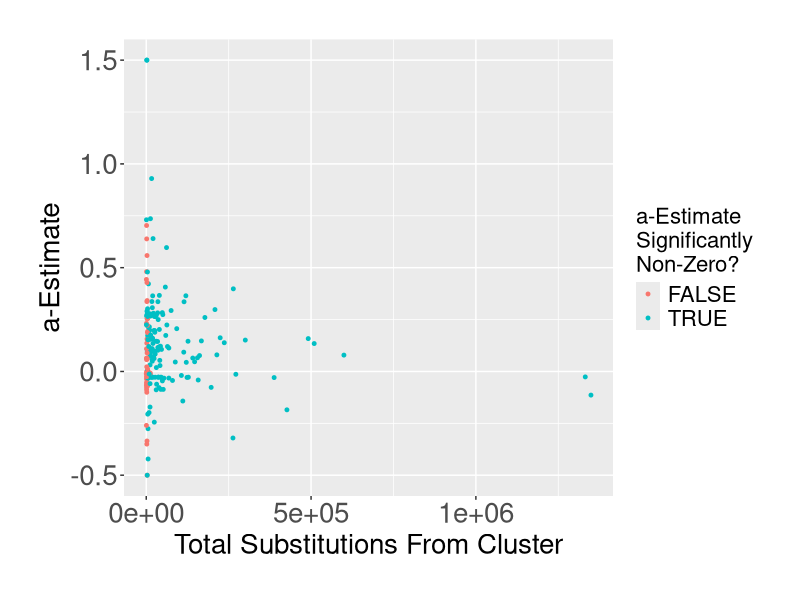
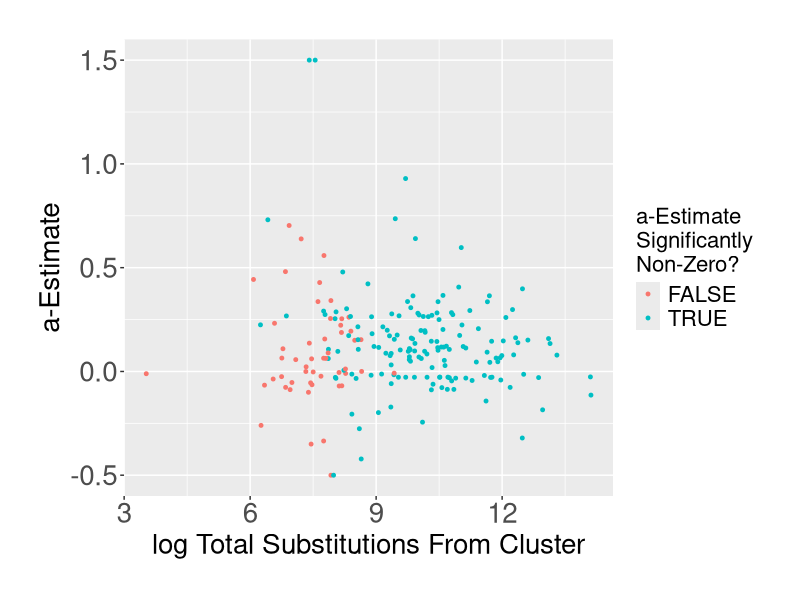
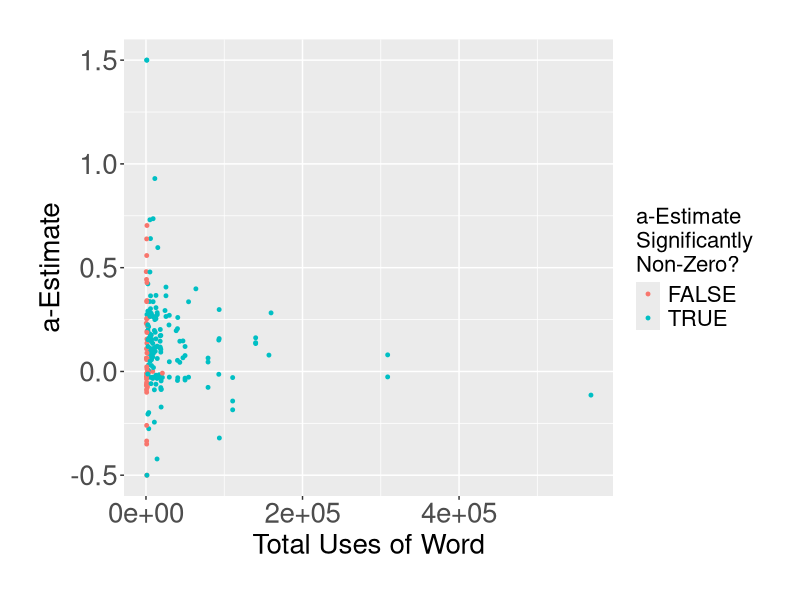
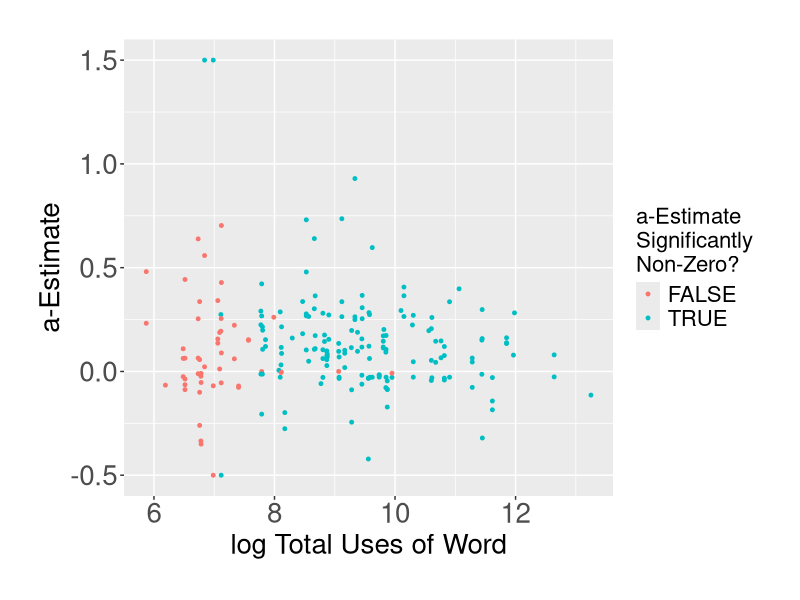

The R source for these figures, in order: (Note: this script raises an error after producing the figures.)
library(tidyverse)
library(glue)

collated_results_plot_directory <- "./plots/collated_results_plots"
if (!dir.exists(collated_results_plot_directory)){
    dir.create(collated_results_plot_directory)}

collated_results <- read_csv("./collated_results.csv")

collated_results <- collated_results %>%
    mutate(log_overall_word_freq = log(overall_word_freq), log_cluster_substitution_total = log(cluster_substitution_total))

# a-estimates as function of total substitutions from the cluster (i.e. the raw prevalence of the cluster)
plot <- ggplot(collated_results, aes(x=cluster_substitution_total, y=a_estimate, colour=sig_non_zero)) +
    geom_point(size=1) + 
    theme(text=element_text(size=20), #change font size of all text
        axis.text=element_text(size=20), #change font size of axis text
        axis.title=element_text(size=20), #change font size of axis titles
        plot.title=element_text(size=20), #change font size of plot title
        legend.text=element_text(size=16), #change font size of legend text
        legend.title=element_text(size=16),
        plot.margin=margin(1,1,1,1, "cm")) + #change font size of legend title 
    labs(x="Total Substitutions From Cluster",
    y="a-Estimate",
    colour="a-Estimate\nSignificantly\nNon-Zero?")

ggsave(glue("{collated_results_plot_directory}/a_estim_sense_freq_scatter.png"), plot, width=12, height=6, dpi=300)

# a-estimates as function of total substitutions from the cluster (i.e. the raw prevalence of the cluster) (LOG)
plot <- ggplot(collated_results, aes(x=log_cluster_substitution_total, y=a_estimate, colour=sig_non_zero)) +
    geom_point(size=1) + 
    theme(text=element_text(size=20), #change font size of all text
        axis.text=element_text(size=20), #change font size of axis text
        axis.title=element_text(size=20), #change font size of axis titles
        plot.title=element_text(size=20), #change font size of plot title
        legend.text=element_text(size=16), #change font size of legend text
        legend.title=element_text(size=16),
        plot.margin=margin(1,1,1,1, "cm")) + #change font size of legend title 
    labs(x="log Total Substitutions From Cluster",
    y="a-Estimate",
    colour="a-Estimate\nSignificantly\nNon-Zero?")

ggsave(glue("{collated_results_plot_directory}/a_estim_log_sense_freq_scatter.png"), plot, width=12, height=6, dpi=300)

# a-estimates as function of total number of uses of word
plot <- ggplot(collated_results, aes(x=overall_word_freq, y=a_estimate, colour=sig_non_zero)) +
    geom_point(size=1) + 
    theme(text=element_text(size=20), #change font size of all text
        axis.text=element_text(size=20), #change font size of axis text
        axis.title=element_text(size=20), #change font size of axis titles
        plot.title=element_text(size=20), #change font size of plot title
        legend.text=element_text(size=16), #change font size of legend text
        legend.title=element_text(size=16),
        plot.margin=margin(1,1,1,1, "cm")) + #change font size of legend title 
    labs(x="Total Uses of Word",
    y="a-Estimate",
    colour="a-Estimate\nSignificantly\nNon-Zero?")

ggsave(glue("{collated_results_plot_directory}/a_estim_word_freq_scatter.png"), plot, width=12, height=6, dpi=300)


# a-estimates as function of total number of uses of word (LOG)
plot <- ggplot(collated_results, aes(x=log_overall_word_freq, y=a_estimate, colour=sig_non_zero)) +
    geom_point(size=1) + 
    theme(text=element_text(size=20), #change font size of all text
        axis.text=element_text(size=20), #change font size of axis text
        axis.title=element_text(size=20), #change font size of axis titles
        plot.title=element_text(size=20), #change font size of plot title
        legend.text=element_text(size=16), #change font size of legend text
        legend.title=element_text(size=16),
        plot.margin=margin(1,1,1,1, "cm")) + #change font size of legend title 
    labs(x="log Total Uses of Word",
    y="a-Estimate",
    colour="a-Estimate\nSignificantly\nNon-Zero?")

ggsave(glue("{collated_results_plot_directory}/a_estim_log_word_freq.png"), plot, width=12, height=6, dpi=300)


# a-estimates over time (year of peak sense likelihood):
plot <- ggplot(collated_results, aes(x=peak_year, y=a_estimate)) +
  geom_point(size=1) + 
    theme(text=element_text(size=20), #change font size of all text
        axis.text=element_text(size=20), #change font size of axis text
        axis.title=element_text(size=20), #change font size of axis titles
        plot.title=element_text(size=20), #change font size of plot title
        legend.text=element_text(size=16), #change font size of legend text
        legend.title=element_text(size=16),
        plot.margin=margin(1,1,1,1, "cm")) + #change font size of legend title 
    labs(x="Year of Peak Sense Likelihood",
    y="a-Estimate")

ggsave(glue("{collated_results_plot_directory}/a_estim_year_peak_sense_likelihood.png"), plot, width=12, height=6, dpi=300)

# C.I. width as function of overall word frequency (log)
plot <- ggplot(collated_results, aes(x=ci_width, y=log_overall_word_freq)) +
    geom_point(size=0.75) +
    theme(text=element_text(size=20), #change font size of all text
        axis.text=element_text(size=20), #change font size of axis text
        axis.title=element_text(size=20), #change font size of axis titles
        plot.title=element_text(size=20), #change font size of plot title
        legend.text=element_text(size=20), #change font size of legend text
        legend.title=element_text(size=20),
        plot.margin=margin(1,1,1,1, "cm")) + #change font size of legend title 
    labs(x="C.I. Width",
    y="log of Overall Word Freq") 

ggsave(glue("{collated_results_plot_directory}/ci_width_word_freq_scatter.png"), plot, width=12, height=6, dpi=300)

# C.I. width as function of estimated a-value
plot <- ggplot(collated_results, aes(x=ci_width, y=a_estimate, colour=sig_non_zero)) +
    geom_point(size=0.75) +
    theme(text=element_text(size=20), #change font size of all text
        axis.text=element_text(size=20), #change font size of axis text
        axis.title=element_text(size=16), #change font size of axis titles
        plot.title=element_text(size=20), #change font size of plot title
        legend.text=element_text(size=12), #change font size of legend text
        legend.title=element_text(size=12),
        plot.margin=margin(1,1,1,1, "cm")) + #change font size of legend title 
    labs(x="C.I. Width",
    y="a-Estimate",
    colour="a-Estimate\nSignificantly\nNon-Zero?") 

ggsave(glue("{collated_results_plot_directory}/ci_width_a_estimate.png"), plot, width=12, height=8, dpi=300)

# LO and 2D GAMM Adjusted R-Sq Density Plots:
## 2D GAMM Adjusted R-Sq:
plot <- ggplot(collated_results, aes(x=r_sq_2D)) +
    geom_density() +
    theme(text=element_text(size=20), #change font size of all text
        axis.text=element_text(size=20), #change font size of axis text
        axis.title=element_text(size=18), #change font size of axis titles
        plot.title=element_text(size=20), #change font size of plot title
        legend.text=element_text(size=16), #change font size of legend text
        legend.title=element_text(size=16),
        plot.margin=margin(1,1,1,1, "cm")) + #change font size of legend title 
    labs(x="Adjusted R-Sq. from 2D GAMM")

ggsave(glue("{collated_results_plot_directory}/2D_r_sq_density.png"), plot, width=8, height=6, dpi=300)

## LO GAMM Adjusted R-Sq:
plot <- ggplot(collated_results, aes(x=r_sq_LO)) +
    geom_density() +
    theme(text=element_text(size=20), #change font size of all text
        axis.text=element_text(size=20), #change font size of axis text
        axis.title=element_text(size=18), #change font size of axis titles
        plot.title=element_text(size=20), #change font size of plot title
        legend.text=element_text(size=16), #change font size of legend text
        legend.title=element_text(size=16),
        plot.margin=margin(1,1,1,1, "cm")) + #change font size of legend title 
    labs(x="Adjusted R-Sq. from 2D GAMM")

ggsave(glue("{collated_results_plot_directory}/LO_r_sq_density.png"), plot, width=8, height=6, dpi=300)


# Density plot of Normalized L2 Distance b/w 2D and LO GAMM:
plot <- ggplot(collated_results, aes(x=l2_distance_normalized)) +
    geom_density() +
    theme(text=element_text(size=20), #change font size of all text
        axis.text=element_text(size=20), #change font size of axis text
        axis.title=element_text(size=18), #change font size of axis titles
        plot.title=element_text(size=20), #change font size of plot title
        legend.text=element_text(size=16), #change font size of legend text
        legend.title=element_text(size=16),
        plot.margin=margin(1,1,1,1, "cm")) + #change font size of legend title 
    labs(x="Normalized L2 Distance b/w 2D and LO GAMM Predictions")

ggsave(glue("{collated_results_plot_directory}/normalized_l2_density.png"), plot, width=8, height=6, dpi=300)



# Correlations between LO and 2D GAMM fit metrics:
## Adj. R.Sq:
plot <- ggplot(collated_results, aes(x=r_sq_LO, y=r_sq_2D, colour=sig_non_zero)) +
    geom_point() + 
    theme(text=element_text(size=20), #change font size of all text
        axis.text=element_text(size=20), #change font size of axis text
        axis.title=element_text(size=18), #change font size of axis titles
        plot.title=element_text(size=20), #change font size of plot title
        legend.text=element_text(size=16), #change font size of legend text
        legend.title=element_text(size=16),
        plot.margin=margin(1,1,1,1, "cm")) + #change font size of legend title 
    labs(x="Adjusted R-Sq. from LO GAMM",
    y="Adjusted R-Sq. from 2D GAMM",
    colour="a-Estimate\nSignificantly\nNon-Zero?")

ggsave(glue("{collated_results_plot_directory}/LO_vs_2D_r_sq_scatter.png"), plot, width=8, height=6, dpi=300)

## fREML:
plot <- ggplot(collated_results, aes(x=freml_LO, y=freml_2D, colour=sig_non_zero)) +
    geom_point() + 
    theme(text=element_text(size=20), #change font size of all text
        axis.text=element_text(size=20), #change font size of axis text
        axis.title=element_text(size=18), #change font size of axis titles
        plot.title=element_text(size=20), #change font size of plot title
        legend.text=element_text(size=16), #change font size of legend text
        legend.title=element_text(size=16),
        plot.margin=margin(1,1,1,1, "cm")) + #change font size of legend title 
    labs(x="fREML from LO GAMM",
    y="fREML from 2D GAMM",
    colour="a-Estimate\nSignificantly\nNon-Zero?")

ggsave(glue("{collated_results_plot_directory}/LO_vs_2D_freml_scatter.png"), plot, width=8, height=6, dpi=300)

## Deviance Explained
plot <- ggplot(collated_results, aes(x=dev_exp_LO, y=dev_exp_2D, colour=sig_non_zero)) +
    geom_point() + 
    theme(text=element_text(size=20), #change font size of all text
        axis.text=element_text(size=20), #change font size of axis text
        axis.title=element_text(size=18), #change font size of axis titles
        plot.title=element_text(size=20), #change font size of plot title
        legend.text=element_text(size=16), #change font size of legend text
        legend.title=element_text(size=16),
        plot.margin=margin(1,1,1,1, "cm")) + #change font size of legend title 
    labs(x="Deviance Explained by LO GAMM",
    y="Deviance Explained by 2D GAMM",
    colour="a-Estimate\nSignificantly\nNon-Zero?") 

ggsave(glue("{collated_results_plot_directory}/LO_vs_2D_dev_exp_scatter.png"), plot, width=8, height=6, dpi=300)

# Histogram of a-estimates:
plot <- ggplot(collated_results, aes(x=a_estimate, fill=sig_non_zero)) + 
    geom_histogram(breaks=seq(-0.4, 1.6, 0.1)) + 
    theme(text=element_text(size=20), #change font size of all text
        axis.text=element_text(size=20), #change font size of axis text
        axis.title=element_text(size=20), #change font size of axis titles
        plot.title=element_text(size=20), #change font size of plot title
        legend.text=element_text(size=16), #change font size of legend text
        legend.title=element_text(size=16),
        plot.margin=margin(1,1,1,1, "cm")) + #change font size of legend title 
    labs(x="a-Estimate",
    fill="a-Estimate\nSignificantly\nNon-Zero?") 

ggsave(glue("{collated_results_plot_directory}/a_estimate_hist.png"), plot, width=8, height=6, dpi=300)

# Density plot of a-estimates:
plot <- ggplot(collated_results, aes(x=a_estimate)) + 
    geom_density() + 
    theme(text=element_text(size=20), #change font size of all text
        axis.text=element_text(size=20), #change font size of axis text
        axis.title=element_text(size=20), #change font size of axis titles
        plot.title=element_text(size=20), #change font size of plot title
        legend.text=element_text(size=16), #change font size of legend text
        legend.title=element_text(size=16),
        plot.margin=margin(1,1,1,1, "cm")) + #change font size of legend title 
    labs(x="Linear Offset Estimate") 

ggsave(glue("{collated_results_plot_directory}/a_estimate_density.png"), plot, width=8, height=6, dpi=300)

plot <- ggplot(collated_results, aes(x = a_estimate, colour = sig_non_zero)) + 
    geom_density(aes(y = after_stat(count)), position = "identity") + 
    theme(text = element_text(size = 20), 
          axis.text = element_text(size = 20), 
          axis.title = element_text(size = 20), 
          plot.title = element_text(size = 20), 
          legend.text = element_text(size = 16), 
          legend.title = element_text(size = 16), 
          plot.margin = margin(1, 1, 1, 1, "cm")) + 
          labs(x = "Linear Offset Estimate",
            y = "Count Density",
            colour = "Estimate\nSignificantly\nNon-Zero?")

ggsave(glue("{collated_results_plot_directory}/a_estimate_density_scaled.png"), plot, width=8, height=6, dpi=300)


# Alpha-Values against R-Sq or Normalized L2 Distances:
## Against Normalized L2 Distance:
plot <- ggplot(collated_results, aes(x=l2_distance_normalized, y=a_estimate)) +
    geom_point(size=0.75) +
    theme(text=element_text(size=20), #change font size of all text
        axis.text=element_text(size=20), #change font size of axis text
        axis.title=element_text(size=16), #change font size of axis titles
        plot.title=element_text(size=20), #change font size of plot title
        legend.text=element_text(size=12), #change font size of legend text
        legend.title=element_text(size=12),
        plot.margin=margin(1,1,1,1, "cm")) + #change font size of legend title 
    labs(x="Normalized L2 Distance b/w 2D and LO GAMM Predictions",
    y="a-Estimate") 

ggsave(glue("{collated_results_plot_directory}/l2_distance_a_estimate.png"), plot, width=12, height=8, dpi=300)


## Against Adjusted R-Sq:
plot <- ggplot(collated_results, aes(x=r_sq_LO, y=a_estimate)) +
    geom_point(size=0.75) +
    theme(text=element_text(size=20), #change font size of all text
        axis.text=element_text(size=20), #change font size of axis text
        axis.title=element_text(size=16), #change font size of axis titles
        plot.title=element_text(size=20), #change font size of plot title
        legend.text=element_text(size=12), #change font size of legend text
        legend.title=element_text(size=12),
        plot.margin=margin(1,1,1,1, "cm")) + #change font size of legend title 
    labs(x="Adjusted R-Squared",
    y="a-Estimate") 

ggsave(glue("{collated_results_plot_directory}/r_sq_a_estimate.png"), plot, width=12, height=8, dpi=300)

